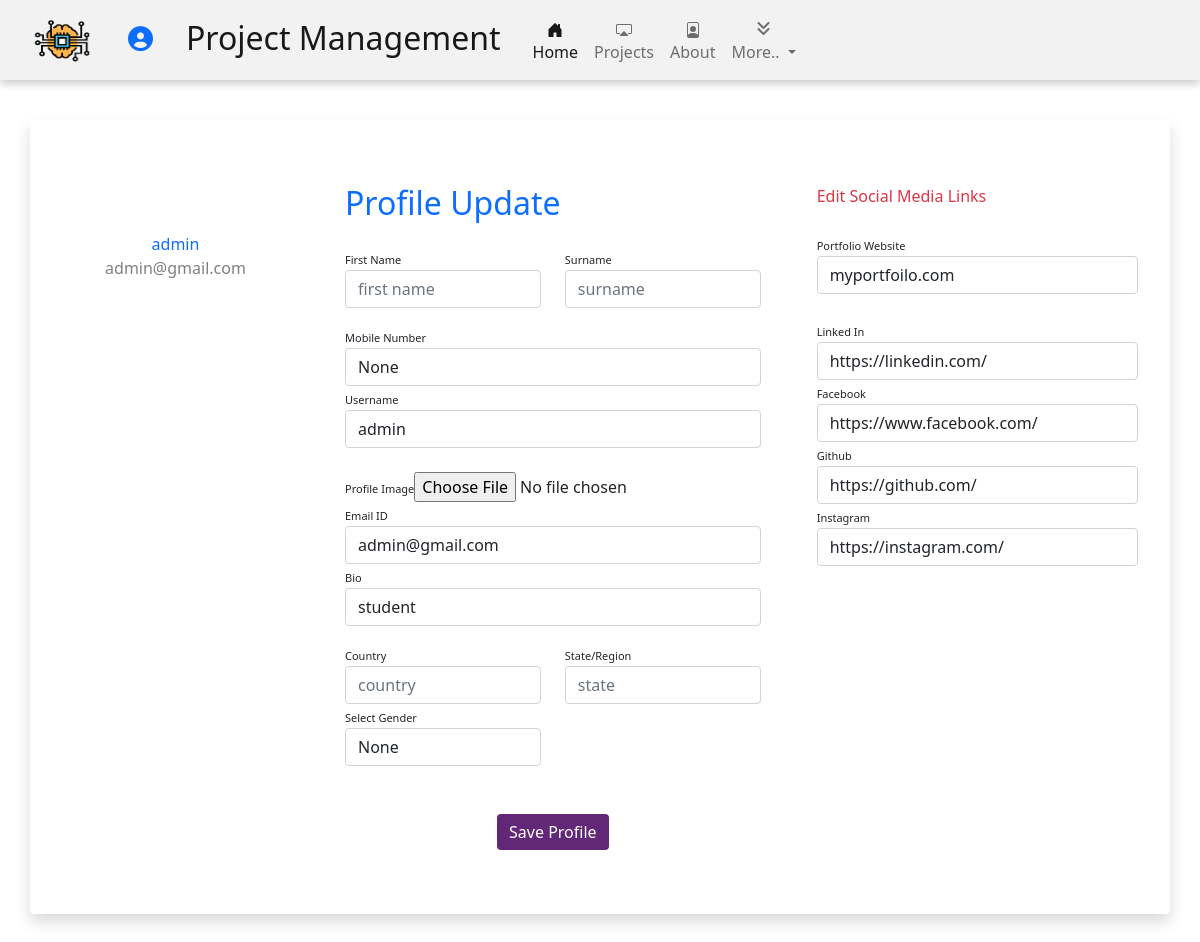
The app's page /profile-edit/1/ (signed in), older data.
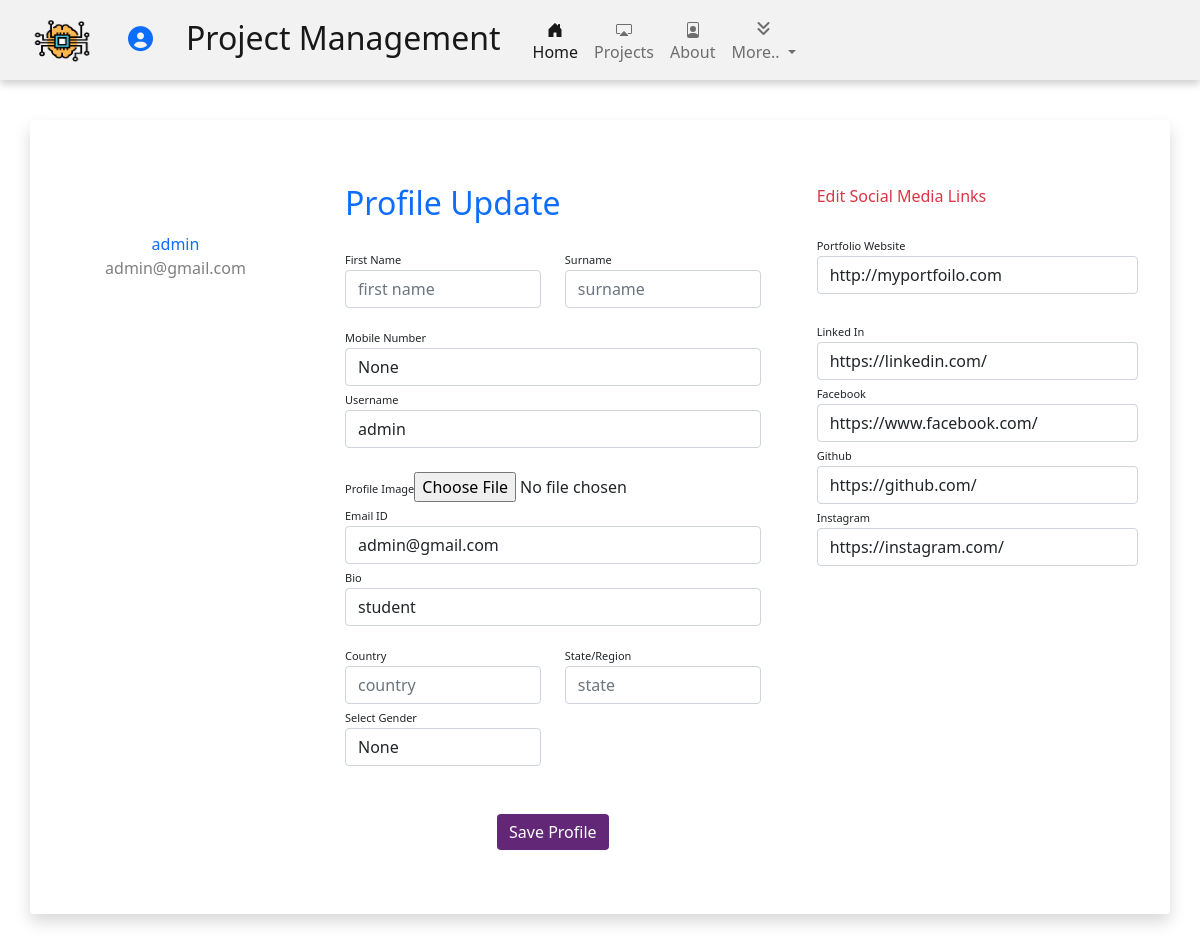
The same page, newer data.
### users/models.py (models this page shows)
class CreateAccount(AbstractUser):
    profile_img = models.ImageField(
        upload_to="profile/", null=True, blank=True)
    mobile = models.IntegerField(null=True, blank=True)
    gender = models.CharField(
        max_length=1, choices=GENDER, null=True, blank=True)
    bio = models.TextField(blank=True, null=True, default="student")
    country = models.CharField(
        blank=True, null=True, default="India", max_length=25)
    github = models.URLField(max_length=200, blank=True,null=True, default="github.com")
    fb = models.URLField(max_length=200, blank=True, null=True,
                         default="www.facebook.com")
    insta = models.URLField(max_length=200, blank=True, null=True,
                            default="instagram.com")
    linkedin = models.URLField(
        max_length=200, blank=True, null=True,   default="linkedin.com")
    website = models.URLField(
        max_length=200, blank=True, null=True, default="myportfoilo.com")

### users/views.py (the view, shortened to what this page needs)
# urls.py: path("profile-edit/<int:id>/", profileedit, name="profileedit"),
@login_required(login_url="/login/")
def profileedit(request, id):
    context = {}
    u = User.objects.get(id=id)
    context['form'] = UpdateProfileForm
    context['formvalues'] = u
    return render(request, "users/Editprofile.html", context)

### template/users/Editprofile.html (shortened to what this page needs)
{%extends 'users/Base.html'%}
{% load static %}
{%block css%}
<link rel="stylesheet" type="text/css" href={% static "css/profileedit.css" %}>
{%endblock%}
{% block body %}
{% include "app/include/navbar.html" %}
<div class="container rounded bg-white box-top mb-5 shadow p-3  bg-white rounded">
        <div class="row">
                <div class="col-md-3 border-right">
                        <div class="d-flex flex-column align-items-center text-center p-3 py-5">
                                <span class="font-weight-bold text-primary">{{formvalues.username}}</span><span
                                        class="text-black-50 text-success">{{formvalues.email}}</span>
                        </div>
                </div>
                <div class="col-md-5 border-right">
                        <div class="p-3 py-5">
                                <div class="d-flex justify-content-between align-items-center mb-3">
                                        <h2 class="text-right text-primary">Profile Update</h2>
                                </div>
                                <form method="POST" enctype="multipart/form-data">{% csrf_token %}
                                        <div class="row mt-2">
                                                <div class="col-md-6"><label class="labels">First Name</label><input
                                                                type="text" class="form-control"
                                                                placeholder="first name" name="first_name"
                                                                value="{{formvalues.first_name}}"></div>
                                                <div class="col-md-6"><label class="labels">Surname</label><input
                                                                type="text" class="form-control"
                                                                value="{{formvalues.last_name}}" name="last_name"
                                                                placeholder="surname"></div>
                                        </div>
                                        <div class="row mt-3">
                                                <div class="col-md-12"><label class="labels">Mobile Number</label><input
                                                                type="text" class="form-control"
                                                                placeholder="enter phone number" name="mobile"
                                                                value="{{formvalues.mobile}}"></div>
                                                <div class="col-md-12"><label class="labels">Username</label><input
                                                                type="text" class="form-control"
                                                                placeholder="Enter username" name="username"
                                                                value="{{formvalues.username}}">
                                                </div>
                                                <div class="col-md-12"><label class="labels">Profile Image</label><input
                                                                type="file" class="form-control-file mt-4"
                                                                placeholder="enter address line 2"
                                                                value={{formvalues.user.profile_img.url}}
                                                                name="profile_img">
                                                </div>
                                                <div class="col-md-12"><label class="labels">Email ID</label><input
                                                                type="text" class="form-control"
                                                                placeholder="Enter Email id" name="email"
                                                                value="{{formvalues.email}}"></div>
                                                <div class="col-md-12"><label class="labels">Bio</label><input
                                                                type="text" class="form-control" placeholder="Bio"
                                                                name="bio" value="{{formvalues.bio}}"></div>
                                        </div>
                                        <div class="row mt-3">
                                                <div class="col-md-6"><label class="labels">Country</label><input
                                                                type="text" class="form-control" placeholder="country"
                                                                value=""></div>
                                                <div class="col-md-6"><label class="labels">State/Region</label><input
                                                                type="text" class="form-control" value=""
                                                                placeholder="state"></div>
                                                <div class="col-md-6 ">
                                                        <label class="labels">Select Gender</label>
                                                        <select name="gender" class="form-control">
                                                                <option value="N">None</option>
                                                        </select>
                                                </div>
                                        </div>
                                        <div class="mt-5 text-center"><button class="btn btn-primary profile-button"
                                                        type="submit">Save
                                                        Profile</button></div>
                        </div>
                </div>
                <div class="col-md-4">
                        <div class="p-3 py-5">
                                <div class="d-flex justify-content-between align-items-center experience text-danger">
                                        <span>Edit
                                                Social Media Links</span>
                                </div><br>
                                <div class="col-md-12"><label class="labels">Portfolio Website</label><input type="url"
                                                class="form-control" placeholder="https://userportfoilo.com"
                                                name="website" value="{{formvalues.website}}"></div> <br>
                                <div class="col-md-12"><label class="labels">Linked In</label><input type="url"
                                                class="form-control" placeholder="Enter Your Linked In url"
                                                name="linkedin" value="{{formvalues.linkedin}}"></div>
                                <div class="col-md-12"><label class="labels">Facebook</label><input type="url"
                                                class="form-control" placeholder="Enter Your Facebook url" name="fb"
                                                value="{{formvalues.fb}}"></div>
                                <div class="col-md-12"><label class="labels">Github</label><input type="url"
                                                class="form-control" placeholder="Enter Your Github url" name="github"
                                                value="{{formvalues.github}}"></div>
                                <div class="col-md-12"><label class="labels">Instagram</label><input type="url"
                                                class="form-control" placeholder="Enter Your Instagram url" name="insta"
                                                value="{{formvalues.insta}}"></div>
                        </div>
                </div>
        </div>
</div>
{%endblock%}

### template/users/Base.html (shortened to what this page needs)
<!DOCTYPE html>
<html>
{% load static %}
<head>
    <link href="https://cdn.jsdelivr.net/npm/bootstrap@5.1.3/dist/css/bootstrap.min.css" rel="stylesheet"
>
    <link rel="stylesheet" type="text/css"
        href="https://cdnjs.cloudflare.com/ajax/libs/font-awesome/6.0.0-beta3/css/all.min.css">
    {%block css%}{%endblock%}
</head>
<body>
    {% block body %}{% endblock %}
</body>
</html>

### template/app/include/navbar.html (shortened to what this page needs)
<nav class="navbar navbar-expand-lg navbar-light  fixed-top"
    style="background-color:  #f2f2f2; box-shadow: 0 4px 8px 0 rgba(0,0,0,0.2);">
    <div class="container-fluid">
        {% load static %}
        <img class="navbar-brand " src="{% static 'projectimages/logo.png' %}"
            style="margin-top: 1px; height:60px; width:100px;" />
        <div class="profile-icon">
            <a href={% url 'profilewithid' request.user.id %}><i class="fas fa-user-circle"
                    style="font-size: 25px; margin-right: 25px;"></i></a>
        </div>
        <div class="collapse navbar-collapse" id="navbarSupportedContent">
            <ul class="navbar-nav me-auto mb-2 mb-lg-0">
                <li class="nav-item">
                    <a class="nav-link navbar-brand active" href={% url "home" %}><b>
                            <h2 style="margin-top: 6px;">Project Management </h2>
                        </b></a>
                </li>
                <li class="nav-item">
                    <a class="nav-link active text-center" aria-current="page" href="#"><br>Home
                    </a>
                </li>
                <li class="nav-item">
                    <a class="nav-link text-center" aria-current="page" href="#"><br>Projects
                    </a>
                </li>
                <li class="nav-item text-center">
                    <a class="nav-link" aria-current="page" href="#"><br>About
                    </a>
                </li>
                <li class="nav-item dropdown text-center">
                    <a class="nav-link dropdown-toggle" aria-current="page" id="navbarDropdown" href="#" role="button"
                        data-bs-toggle="dropdown" aria-expanded="false"><i class="fas fa-angle-double-down"></i><br>
                        More..
                    </a>
                </li>
            </ul>
        </div>
    </div>
</nav>

### static/css/profileedit.css (style rules this page uses)
.box-top { margin-top: 120px; }
.profile-button { background: rgb(99, 39, 120); box-shadow: none; border: none }
.labels { font-size: 11px }

Row changes from the older to the newer data that the page shows:
changed CreateAccount "admin": website "myportfoilo.com" → "http://myportfoilo.com"
